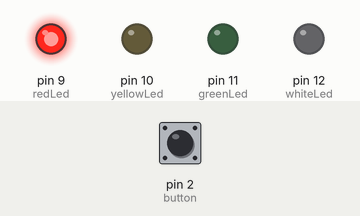
The sketch below on a simulated Arduino Uno, built with avr-gcc and run on an emulated ATmega328P. Parts: output pins drawn as LEDs (lit = HIGH). The test bench sets the inputs (shaded band); at power-on: pin 2 (button) HIGH.

Above: at 1.2 s.
1.3 s: pin 2 (button) pulled LOW for 0.15 s
At 2.3 s:
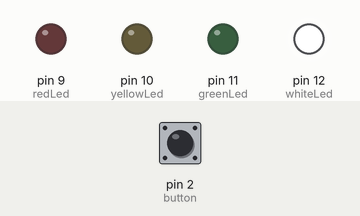
4.4 s: pin 2 (button) pulled LOW for 1 s
At 5.1 s:
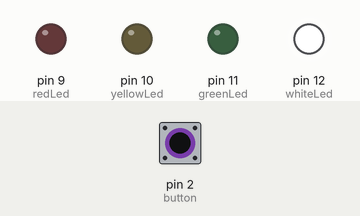
8.4 s: pin 2 (button) pulled LOW for 3.2 s
At 18.1 s:
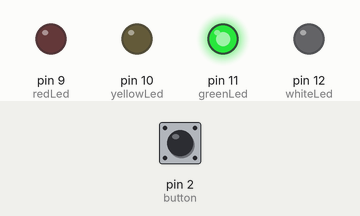
Timing chart, 0 to 23.6 s (numbered marks = the images above; inputs shaded):
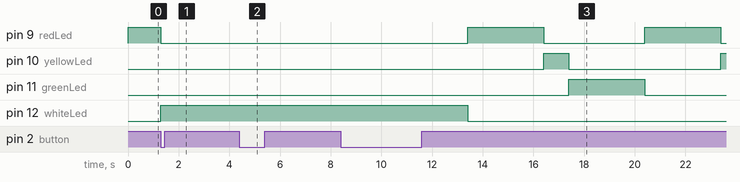

The sketch:

Arduino_Code.ino
```cpp
/*
  Project: Non-Blocking Traffic Light System with Pedestrian Control
  Author: Rohan Bhardwaj
  Description:
  Arduino-based traffic light controller using millis() for non-blocking timing.
  Implements a state machine (RED, YELLOW, GREEN) with pedestrian button override.
  Demonstrates real-time embedded logic without using delay().
*/

// Pin Definitions
const int redLed = 9;
const int yellowLed = 10;
const int greenLed = 11;
const int whiteLed = 12;
const int button = 2;

// Button States
int buttonState = HIGH;
int lastButtonState = HIGH;

// Pedestrian Control
bool pedestrianRequest = false;

// Timing Variables
unsigned long previousMillis = 0;
const unsigned long redTime = 3000;
const unsigned long yellowTime = 1000;
const unsigned long greenTime = 3000;
const unsigned long whiteTime = 5000;

// LED Modes
int trafficState = 0;


void setup() {
  pinMode(redLed, OUTPUT);
  pinMode(yellowLed, OUTPUT);
  pinMode(greenLed, OUTPUT);
  pinMode(whiteLed, OUTPUT);
  pinMode(button, INPUT_PULLUP);

}

void loop() {
  buttonState = digitalRead(button);

  // Detect button press (edge detection)
  if (buttonState == LOW && lastButtonState == HIGH){
    pedestrianRequest = true;
    previousMillis = millis();
    digitalWrite(whiteLed, HIGH);
  }

  // Pedestrian Mode
  if (pedestrianRequest) {
     digitalWrite(redLed, LOW);
     digitalWrite(yellowLed, LOW);
     digitalWrite(greenLed, LOW);
     digitalWrite(whiteLed, HIGH);
     if (millis() - previousMillis >= whiteTime) {
     digitalWrite(whiteLed, LOW);
    pedestrianRequest = false; //resets the pedestrian
     previousMillis = millis();
    }
  }

  // Traffic Light Mode
  else
    {

    switch (trafficState){
      case 0:
           // RED ON
       digitalWrite(redLed, HIGH);
       digitalWrite(yellowLed, LOW);
       digitalWrite(greenLed, LOW);
        if (millis()- previousMillis>=redTime){
          trafficState=1;
         previousMillis=millis();
         digitalWrite(redLed, LOW);
    }
  break;

      case 1:
           // YELLOW ON
       digitalWrite(redLed, LOW);
       digitalWrite(yellowLed, HIGH);
       digitalWrite(greenLed, LOW);
        if (millis()-previousMillis>=yellowTime){
          trafficState=2;
         previousMillis=millis();
         digitalWrite(yellowLed, LOW);
  }
  break;

       case 2:
            // GREEN ON
        digitalWrite(redLed, LOW);
        digitalWrite(yellowLed, LOW);
        digitalWrite(greenLed, HIGH);
         if (millis()-previousMillis>=greenTime){
           trafficState=0;
          previousMillis=millis();
          digitalWrite(greenLed, LOW);
  }
  break;
}
  }


  lastButtonState = buttonState;

}
```

Measured:
- after the input at 1.3 s, pin 9 (redLed): HIGH → LOW after 0.00 s instead of 1.7 s; pin 10 (yellowLed): stays LOW (without the input it goes to HIGH after 1.7 s); pin 11 (greenLed): stays LOW (without the input it goes to HIGH after 2.7 s); pin 12 (whiteLed): LOW → HIGH at once
- after the input at 4.4 s, pin 9 (redLed): stays LOW (without the input it goes to HIGH after 1.9 s); pin 12 (whiteLed): stays HIGH (without the input it goes to LOW after 1.9 s)
- after the input at 8.4 s, pin 12 (whiteLed): HIGH → LOW after 5.0 s instead of 1.0 s
